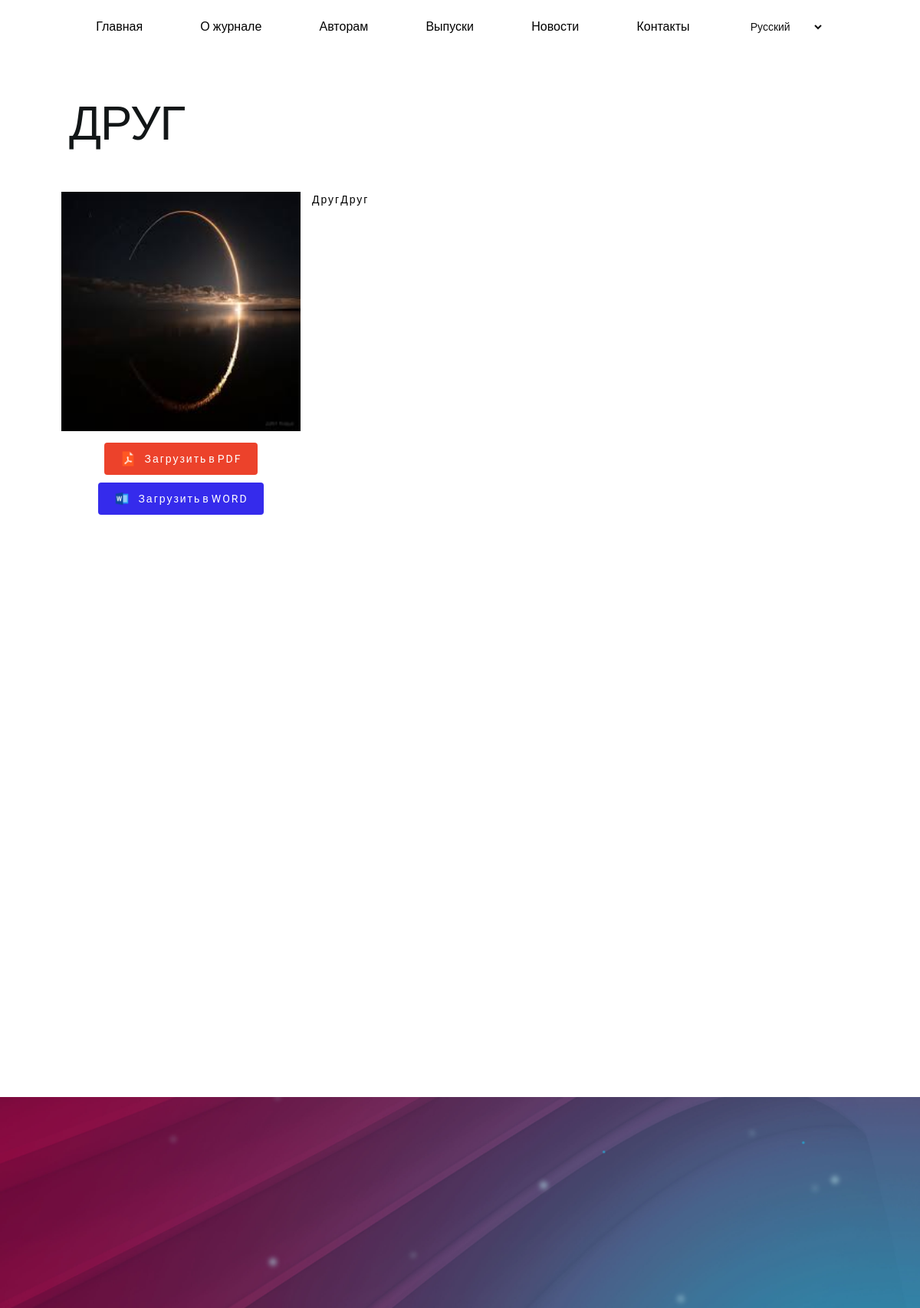
Page /article_archived/1/ on the committed database.
### main/models.py (models this page shows, shortened)
class ArticlesArchive(models.Model):
    title = models.CharField(max_length=200, verbose_name='Название статьи')
    category_name = models.ForeignKey(CategoriesForArchieved, on_delete=models.CASCADE, related_name="Категории")
    date = models.CharField(max_length=200, blank=True, null=True, verbose_name='Дата создания статьи')
    text = models.TextField(verbose_name="Текст")
    image = models.ImageField(upload_to='project-images', verbose_name='Изображение')
    pdf = models.FileField()
    word = models.FileField()
    class Meta:
        verbose_name_plural = 'Архивные Статьи'
        verbose_name = 'Архивная Статья'

### main/views.py (the view)
# urls.py: path('article_archived/<int:article_archived_id>/', ArticleArchivedDetail.as_view(), name='article_archived'),
class ArticleArchivedDetail(DetailView):
    model = ArticlesArchive
    template_name = "article-archived.html"
    context_object_name = 'articles_archived'
    pk_url_kwarg = 'article_archived_id'

### templates/article-archived.html (shortened to what this page needs)
{% extends 'index.html' %}
{% load static %}
{% block page %}
<div id="d-content">
    <section class="d-section-8 d-dark d-animbox d-animated" id="d-section-8">
        <div class="d-grid">
            <div class="d-row">
                <div class="d-col d-col-6 d-col-xs-12">
                    <div class="h1 d-ttu h0 d-dark2 d-animate d-rise">{{ articles_archived.title}}</div>
                </div>
                <div>
                    <div class="d-section-descr" style="letter-spacing:2px;color:black;">
                        <div class="d-section-descr-content">
                            <img style="width:100%; margin-bottom: 10px" src="{{ articles_archived.image.url }}">
                            <a class="pdf" href="{{ articles_archived.pdf.url}}"
                               style="width:fit-content; display: flex; align-items: center; column-gap: 10px">
                                <img style="height:22px;"
>
                                <span>Загрузить в PDF</span></a>
                            <a class="word" href="{{ articles_archived.word.url}}"
                               style="margin-top: 10px; width:fit-content; display: flex; align-items: center; column-gap: 10px">
                                <img style="width: 22px"
>
                                <span>Загрузить в WORD</span></a>
                        </div>
                        {{ articles_archived.text }}
                    </div>
                </div>
            </div>
        </div>
        <div class="d-bgd d-bgd-8" style="background:#fff"></div>
    </section>
</div>
</div>
{% endblock %}

### static/build/stylesc655.css (style rules this page uses)
* { scroll-behavior: smooth; }
a, abbr, address, article, aside, audio, b, blockquote, body, canvas, caption, cite, code, dd, del, details, div, dl, dt, em, fieldset, figcaption, figure, footer, form, h1, h2, h3, h4, h5, h6, header, hgroup, html, i, iframe, ins, label, legend, li, mark, menu, nav, object, ol, p, pre, q, section, small, span, strong, sub, summary, sup, table, tbody, td, tfoot, th, thead, time, tr, ul, var, video { background: transparent; border: 0; font-size: 100%; margin: 0; outline: 0 none; padding: 0; vertical-align: baseline; }
article, aside, details, figcaption, figure, footer, header, hgroup, main, menu, nav, section { display: block; }
:link img, :visited img, a img, img { border: 0; outline: none; }
html { overflow-y: scroll; }
body, button, input, select, textarea { color: #94a4b0; font: 14px/1.43 Roboto, Arial, Helvetica, sans-serif; }
.h1, .h2, .h3, .h4, .h5, .h6, h1, h2, h3, h4, h5, h6 { font-family: Roboto, Arial, Helvetica, sans-serif; font-weight: 400; letter-spacing: -1px; line-height: normal; margin-bottom: 0.5em; }
.h0 { margin: 0; }
.h1, h1 { font-family: uni_sanslight, Arial, Helvetica, sans-serif; font-size: 4.43em; letter-spacing: -1px; line-height: 1.16em; }
a { color: #94a4b0; text-decoration: none; }
.d-ttu { text-transform: uppercase; }
.d-bsbb, .d-col, .d-file-ext, .d-wrap, progress { box-sizing: border-box; }
.d-grid { margin: 0 auto; max-width: 1020px; }
.d-row { margin: 0 -10px; position: relative; word-spacing: -0.25em; }
.d-col { clear: both; display: inline-block; padding: 0 10px; vertical-align: top; word-spacing: 0; }
.d-col-6 { width: 50%; }
.d-dark, .d-dark a { color: #768188; }
.d-dark2 { color: #121617; }
body, html { height: 100%; min-height: 100%; min-width: 1180px; }
body { background: #000; }
#d-wrap, body { position: relative; }
.d-bgd { height: 810px; left: 0; margin: 0 -10em; overflow: hidden; position: absolute; right: 0; transform: rotate(-15deg); z-index: 0; }
.d-bgd-8 { border: 1000px solid transparent; border-left: 3000px solid #fff; height: 0; left: 50%; margin: -1000px 0 0 -2000px; top: 50%; transform: rotate(0); }
.d-grid { position: relative; z-index: 5; }
#d-content { position: relative; z-index: 13; }
.d-section-descr { height: 12.5em; padding-top: 1.5em; }
.d-section-8 { min-height: 680px; padding-top: 5em; position: relative; z-index: 13; }
.d-section-descr-content { width: 30%; float: left; margin: 0 15px 15px 0; }
.d-section-descr-content > a { border-radius: 4px; color: #fff; padding: 10px 20px; margin: 0 auto; font-weight: 400; text-align: center; white-space: nowrap; }
.d-section-descr-content > .pdf { background: #ec422b; }
.d-section-descr-content > .word { background: #352bec; }

### rows in the picture
ArticlesArchive: title "ДРУГ", image (picture), text "ДругДруг"

### other values in the picture
form field language "Русский"
